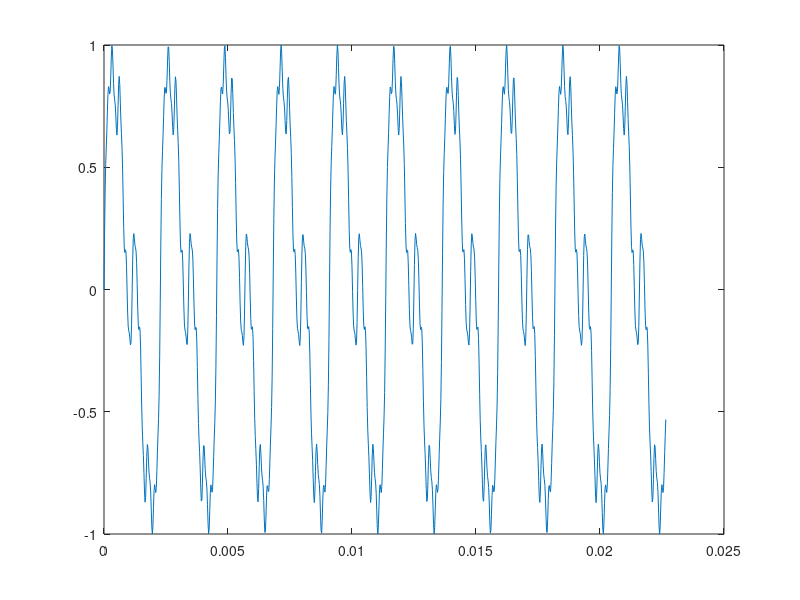

MATLAB code for this plot: (Note: this script raises an error after producing the figure.)
%% Sinus

clear
sf = 44100;
x = [0:1/sf:4.0];
sig = sin(2*pi*440*x);
sig = sig+sin(2*pi*440*2*x)./2;
sig = sig+sin(2*pi*440*4*x)./4;
sig = sig+sin(2*pi*440*8*x)./8;
sig = sig+sin(2*pi*440*16*x)./16;
%sig = sig+sin(2*pi*440*32*x)./32;
%sig = sig+sin(2*pi*440*64*x)./64;
%sig = sig+sin(2*pi*440*128*x)./128;
%sig = sig+sin(2*pi*440*256*x)./256;
sig = sig ./ max(abs(sig));
plot(x(1:1000),sig(1:1000));

%% Wiedergabe

sound(sig,sf)

%% Leistungsspektrum

[freq,p] = spektrum(sig,sf);
plot(freq/1000, 10*log10(p), 'k') 
xlabel('Frequency (kHz)') 
ylabel('Power (dB)') 

%% Testmusik

clear
load handel
sound(y,Fs)
